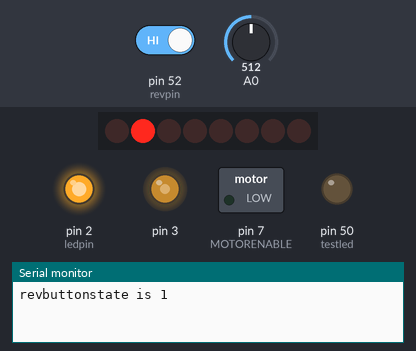
A sketch run on a simulated Arduino Mega 2560, built with avr-gcc and run on an emulated ATmega2560. Parts: 8 shift-register outputs drawn as a row of LEDs (first output left, lit = HIGH), switched loads named in the sketch (green lamp = pin HIGH), output pins drawn as LEDs (lit = HIGH), the last lines printed to the serial monitor. Wiring (inferred from the names in the program): shift register (74HC595): data pin 8; shift clock pin 4; latch pin 12. Wiring (inferred from the signals the program sends): row of LEDs: on Q0, Q1, Q2, Q3, Q4, Q5, Q6, Q7. The inputs (shaded band) are chosen by the test bench; at power-on: pin 52 (revpin) HIGH, A0 = 512. Pins used as bus, display or sensor lines are not drawn.

Above: at 1.2 s.
1.3 s: pin 52 (revpin) driven LOW
At 4.3 s:
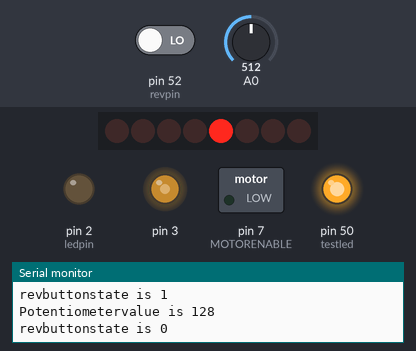
5.5 s: A0 set to 716
At 8.5 s:
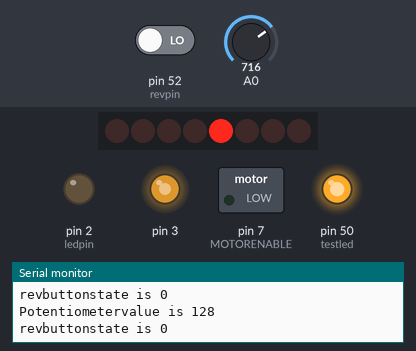
9.5 s: A0 set to 900
At 12.8 s:
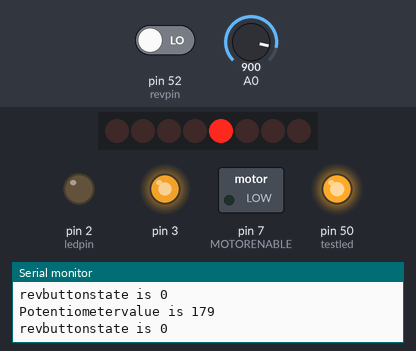
13.5 s: pin 52 (revpin) driven HIGH
At 17.1 s:
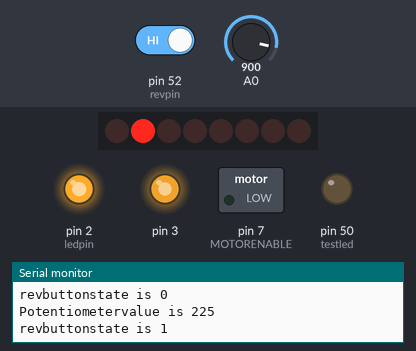
17.5 s: A0 set to 122
At 21.2 s:
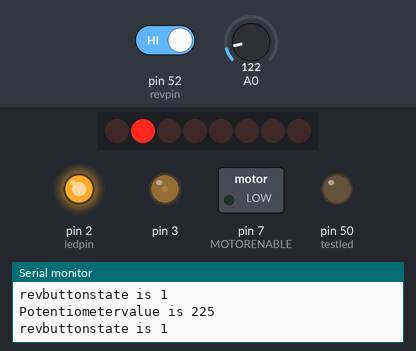
21.5 s: pin 52 (revpin) driven LOW
At 24.5 s:
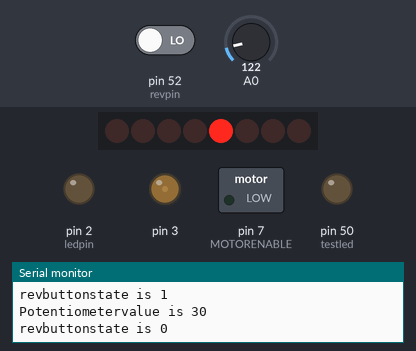
Timing chart, 0 to 26.0 s (numbered marks = the images above; inputs shaded):
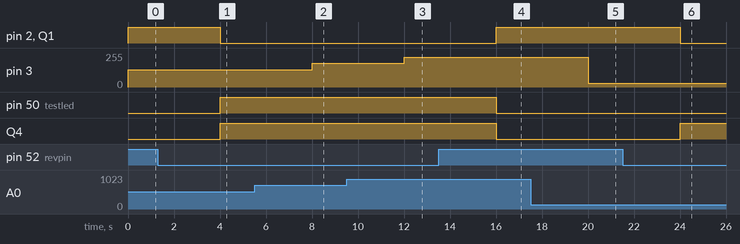

Measured:
- after the input at 1.3 s, pin 2 (ledpin), Q1: HIGH → LOW after 2.7 s; pin 50 (testled), Q4: LOW → HIGH after 2.7 s
- after the input at 5.5 s, pin 3: 128/255 → 179/255 after 2.5 s
- after the input at 9.5 s, pin 3: 179/255 → 225/255 after 2.5 s
- after the input at 13.5 s, pin 2 (ledpin), Q1: LOW → HIGH after 2.5 s; pin 50 (testled), Q4: HIGH → LOW after 2.5 s
- after the input at 17.5 s, pin 3: 225/255 → 30/255 after 2.5 s
- after the input at 21.5 s, pin 2 (ledpin), Q1: HIGH → LOW after 2.5 s; Q4: LOW → HIGH after 2.5 s

The sketch:

motor_potentiometer.ino
```cpp
#include "motor_potentiometer.h"

MotorTurn m;


void setup() {
  Serial.begin(9600);

  /*m.direction(BRAKE);
  delay(500);*/


}

void loop() {

  m.revbutton();
  /*m.fwdleftbutton();*/


}
```

motor_potentiometer.cpp
```cpp
#include "motor_potentiometer.h"
#include "Arduino.h"


MotorTurn::MotorTurn()
{

}

void MotorTurn::revbutton() {

  const int revpin = 52;

  const int ledpin = 2;
  const int testled = 50;


  int revbuttonstate = 0;

  int value = analogRead(A0);
  int potentiometervalue = value / 4;

  pinMode(revpin, INPUT);

  pinMode(ledpin, OUTPUT);
  pinMode(testled, OUTPUT);

  revbuttonstate = digitalRead(revpin);

  if (revbuttonstate == LOW) {
    direction(2, MOTOR2_B, FORWARD);
    analogWrite(testled, potentiometervalue);
    digitalWrite(ledpin, LOW);
  } else {
      direction(2, MOTOR2_A, REVERSE);
      digitalWrite(ledpin, HIGH);
      digitalWrite(testled, LOW);
    }


  Serial.print("revbuttonstate is ");
  Serial.println(revbuttonstate);
  delay(2000);

  Serial.print("Potentiometervalue is ");
  Serial.println(potentiometervalue);
  delay(2000);


}

/*void fwdleftbutton() {

  const int fwdleftpin = 53;

  int fwdleftbuttonstate = 0;

  pinMode(fwdleftpin, INPUT);

  fwdleftbuttonstate = digitalRead(fwdleftpin);

  if (fwdleftbuttonstate == HIGH) {
      steering(2, FWDLEFT);
  }


}*/


void MotorTurn::direction(int motornum, int motorpin, int directioncmd) {


  int motorA, motorB;
  int motorPWM;
  int value = analogRead(A0);
  int potentiometervalue = value / 4;
  //#define motorpwm potentiometer value
  //0-255


  switch(motornum)
  {
    case 1:
      motorA = MOTOR1_A;
      motorB = MOTOR1_B;
      break;
    case 2:
      motorA = MOTOR2_A;
      motorB = MOTOR2_B;
      break;
    case 3:
      motorA = MOTOR3_A;
      motorB = MOTOR3_B;
      break;
    case 4:
      motorA = MOTOR4_A;
      motorB = MOTOR4_B;
      break;
    default:
      break;

  }


  switch(motorpin)
  {
    case MOTOR1_A:
    case MOTOR1_B:
      motorPWM = MOTOR1_PWM;
      break;
    case MOTOR2_A:
    case MOTOR2_B:
      motorPWM = MOTOR2_PWM;
      break;
    case MOTOR3_A:
    case MOTOR3_B:
      motorPWM = MOTOR3_PWM;
      break;
    case MOTOR4_A:
    case MOTOR4_B:
      motorPWM = MOTOR4_PWM;
      break;
    default:
      break;


  }


  switch(directioncmd)
  {
    case FORWARD:
      shiftWrite(motorA, LOW);
      //the direction of the shift register
      //high or low
      shiftWrite(motorB, HIGH);
      analogWrite(motorPWM, potentiometervalue);
      break;
    case REVERSE:
      shiftWrite(motorA, HIGH);
      shiftWrite(motorB, LOW);
      analogWrite(motorPWM, potentiometervalue);
      break;
    case BRAKE:
      shiftWrite(motorA, LOW);
      shiftWrite(motorB, LOW);
      //no pwm
      break;
    default:
      break;


  }

}

/*void MotorTurn::steering(int motornum, int steeringcmd) {

  int motorAleft, motorAright, motorBleft, motorBright;

  switch(motornum)
  {
    case 1:
      motorAleft = MOTOR1_A;
      motorBleft = MOTOR1_B;
      break;
    case 2:
      motorAleft = MOTOR2_A;
      motorBleft = MOTOR2_B;
      break;
    case 3:
      motorAright = MOTOR3_A;
      motorBright = MOTOR3_B;
      break;
    case 4:
      motorAright = MOTOR4_A;
      motorBright = MOTOR4_B;
      break;
    default:
      break;


  }

    switch(steeringcmd)
    {

      case FWDLEFT:
        shiftWrite(motorAleft, HIGH);
        shiftWrite(motorBleft, LOW);
        shiftWrite(motorAright, LOW);
        shiftWrite(motorBright, HIGH);
        break;
      case FWDRIGHT:
        shiftWrite(motorAleft, LOW);
        shiftWrite(motorBleft, HIGH);
        shiftWrite(motorAright, HIGH;
        shiftWrite(motorBright, LOW);
        break;
      case REVLEFT:
        shiftWrite(motorAleft, LOW);
        shiftWrite(motorBleft, HIGH);
        shiftWrite(motorAright, HIGH);
        shiftWrite(motorBright, LOW);
      case REVRIGHT:
        shiftWrite(motorAleft, HIGH);
        shiftWrite(motorBleft, LOW);
        shiftWrite(motorAright, LOW);
        shiftWrite(motorBright, HIGH);
      default:
        break;
    }

}*/


void MotorTurn::shiftWrite(int motorpin, int state) {

  static int latch_copy;
  static int shift_register_initialized = false;

  if (!shift_register_initialized)
  {
    pinMode(MOTORENABLE, OUTPUT);
    //L293D shield pins for shift register
    pinMode(MOTORLATCH, OUTPUT);
    pinMode(MOTORCLK, OUTPUT);
    pinMode(MOTORDATA, OUTPUT);

    digitalWrite(MOTORENABLE, LOW);
    digitalWrite(MOTORLATCH, LOW);
    digitalWrite(MOTORCLK, LOW);
    digitalWrite(MOTORDATA, LOW);

    latch_copy = 0;

    shift_register_initialized = true;

  }

  bitWrite(latch_copy, motorpin, state);
  //write variables
  shiftOut(MOTORDATA, MOTORCLK, MSBFIRST, latch_copy);
  //shift register serial in parallel out
  //clock pulse one bit at a time
  //the most significant bit first (leftmost) vs. least LSB
  delayMicroseconds(5);

  digitalWrite(MOTORLATCH, HIGH);
  delayMicroseconds(5);

  digitalWrite(MOTORLATCH, LOW);
  //latch pulse

}
```

motor_potentiometer.h
```cpp
#include "Arduino.h"

#ifndef motor_potentiometer_h
#define motor_potentiometer_h

#define MOTORENABLE 7
//PWM L293D shield pins
#define MOTORLATCH 12
#define MOTORCLK 4
#define MOTORDATA 8

#define MOTOR1_PWM 11
//Arduino PWM pin
#define MOTOR2_PWM 3
#define MOTOR3_PWM 6
#define MOTOR4_PWM 5


#define MOTOR1_A 2
//74HC595 pins for 8-bit bus (shift register)
//use high low to set direction of the half H bridges
#define MOTOR1_B 3
#define MOTOR2_A 1
#define MOTOR2_B 4
#define MOTOR3_A 5
#define MOTOR3_B 7
#define MOTOR4_A 0
#define MOTOR4_B 6

#define FORWARD 1
#define REVERSE 2
#define BRAKE 3
//or release

#define FWDLEFT 1
#define FWDRIGHT 2
#define REVLEFT 3
#define REVRIGHT 4


class MotorTurn
{

  public:
    MotorTurn();
    void revbutton();
    /*void fwdleftbutton();*/

  private:
    void direction(int motornum, int motorpin, int directioncmd);
    /*void steering(int motornum, int steeringcmd);*/
    void shiftWrite(int motorpin, int state);
    //state = high 1 or low 0


};


#endif
```
